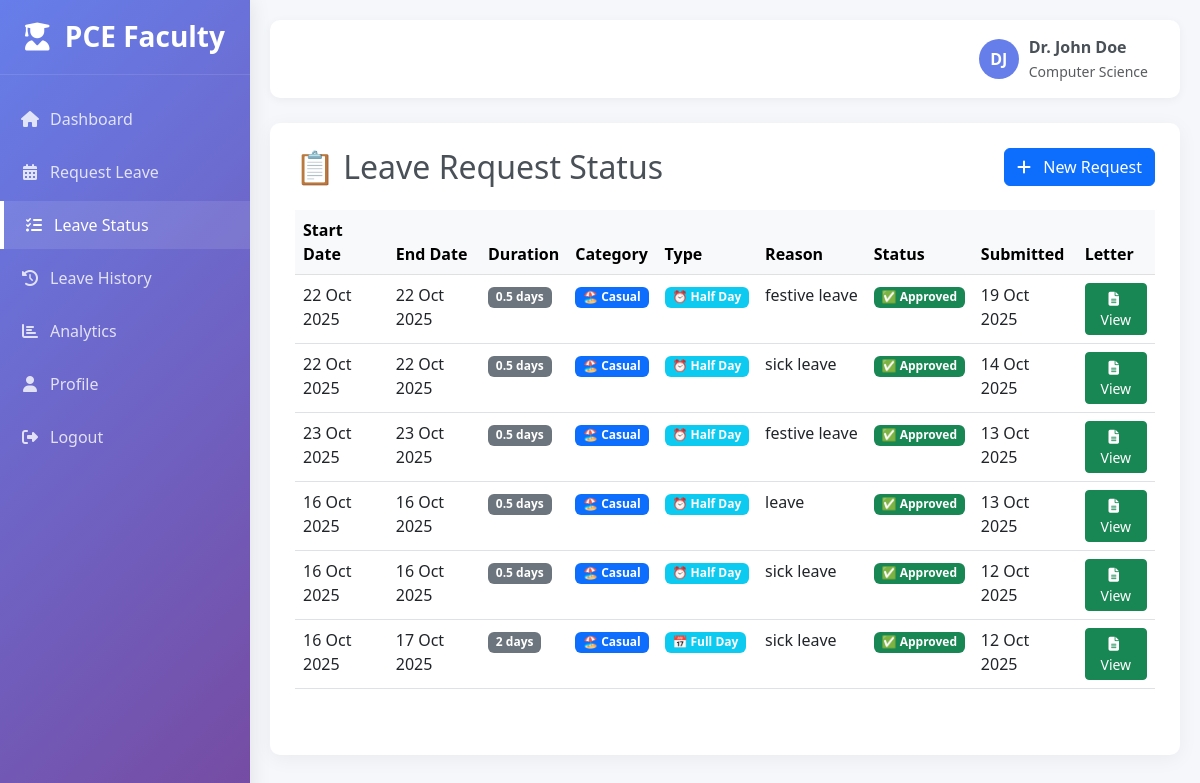
Page /status (signed in) on the committed database.
### main.py (models this page shows, shortened)
class User(UserMixin, db.Model):
    id = db.Column(db.Integer, primary_key=True)
    username = db.Column(db.String(80), unique=True, nullable=False)
    password_hash = db.Column(db.String(255), nullable=False)
    email = db.Column(db.String(120), unique=True, nullable=False)
    full_name = db.Column(db.String(100), nullable=False)
    department = db.Column(db.String(100), nullable=False)
    medical_leave_total = db.Column(db.Integer, default=10)
    medical_leave_used = db.Column(db.Integer, default=0)
    medical_leave_left = db.Column(db.Integer, default=10)
    casual_leave_total = db.Column(db.Integer, default=10)
    casual_leave_used = db.Column(db.Integer, default=0)
    casual_leave_left = db.Column(db.Integer, default=10)
    earned_leave_total = db.Column(db.Integer, default=0)
    earned_leave_used = db.Column(db.Integer, default=0)
    earned_leave_left = db.Column(db.Integer, default=0)
    overwork_hours = db.Column(db.Float, default=0.0)
    pending_overwork_hours = db.Column(db.Float, default=0.0)
    current_year = db.Column(db.Integer, default=lambda: datetime.now().year)
    created_at = db.Column(db.DateTime, default=datetime.utcnow)
    updated_at = db.Column(db.DateTime, default=datetime.utcnow, onupdate=datetime.utcnow)

class LeaveRequest(db.Model):
    id = db.Column(db.Integer, primary_key=True)
    user_id = db.Column(db.Integer, db.ForeignKey('user.id'), nullable=False)
    start_date = db.Column(db.Date, nullable=False)
    end_date = db.Column(db.Date, nullable=False)
    reason = db.Column(db.Text, nullable=False)
    status = db.Column(db.String(20), default='Pending')
    leave_type = db.Column(db.String(20), default='full_day')
    leave_category = db.Column(db.String(20), default='casual')
    created_at = db.Column(db.DateTime, default=datetime.utcnow)
    approved_at = db.Column(db.DateTime, nullable=True)
    letter_path = db.Column(db.String(200), nullable=True)
    admin_comments = db.Column(db.Text, nullable=True)

### main.py (the view)
@app.route('/status')
@login_required
def status():
    requests = LeaveRequest.query.filter_by(user_id=current_user.id).order_by(LeaveRequest.created_at.desc()).all()
    requests_with_duration = []
    for req in requests:
        if hasattr(req, 'leave_type') and req.leave_type == 'half_day':
            duration = ((req.end_date - req.start_date).days + 1) * 0.5
        else:
            duration = (req.end_date - req.start_date).days + 1
        requests_with_duration.append((req, duration))
    return render_template('status.html', requests_with_duration=requests_with_duration)

### main.py (called while the page is built)
@login_manager.user_loader
def load_user(user_id):
    return User.query.get(int(user_id))

### templates/status.html (shortened to what this page needs)
{% extends "base.html" %}
{% block content %}
<div class="row">
    <div class="col-12">
        <div class="dashboard-card">
            <div class="d-flex justify-content-between align-items-center mb-4">
                <h2 class="mb-0">📋 Leave Request Status</h2>
                <a href="{{ url_for('request_leave') }}" class="btn btn-primary">
                    <i class="fas fa-plus me-2"></i> New Request
                </a>
            </div>
            {% if requests_with_duration %}
            <div class="table-responsive">
                <table class="table table-hover">
                    <thead class="table-light">
                        <tr>
                            <th>Start Date</th>
                            <th>End Date</th>
                            <th>Duration</th>
                            <th>Category</th>
                            <th>Type</th>
                            <th>Reason</th>
                            <th>Status</th>
                            <th>Submitted</th>
                            <th>Letter</th>
                        </tr>
                    </thead>
                    <tbody>
                        {% for request, duration in requests_with_duration %}
                        <tr>
                            <td>{{ request.start_date.strftime('%d %b %Y') }}</td>
                            <td>{{ request.end_date.strftime('%d %b %Y') }}</td>
                            <td>
                                <span class="badge bg-secondary">{{ duration }} day{% if duration != 1 %}s{% endif %}</span>
                            </td>
                            <td>
                                <span class="badge
                                    {% if request.leave_category == 'medical' %}bg-danger
                                    {% elif request.leave_category == 'casual' %}bg-primary
                                    {% else %}bg-success{% endif %}">
                                    {% if request.leave_category == 'medical' %}🏥
                                    {% elif request.leave_category == 'casual' %}🏖️
                                    {% else %}💰{% endif %}
                                    {{ request.leave_category.title() }}
                                </span>
                            </td>
                            <td>
                                <span class="badge bg-info text-capitalize">
                                    {% if request.leave_type == 'full_day' %}📅{% else %}⏰{% endif %}
                                    {{ request.leave_type.replace('_', ' ') }}
                                </span>
                            </td>
                            <td class="text-truncate" style="max-width: 200px;" title="{{ request.reason }}">
                                {{ request.reason }}
                            </td>
                            <td>
                                {% if request.status == 'Pending' %}
                                <span class="badge bg-warning">⏳ Pending</span>
                                {% elif request.status == 'Approved' %}
                                <span class="badge bg-success">✅ Approved</span>
                                {% else %}
                                <span class="badge bg-danger">❌ Rejected</span>
                                {% if request.admin_comments %}
                                <br><small class="text-muted" title="{{ request.admin_comments }}">💬 {{ request.admin_comments[:30] }}...</small>
                                {% endif %}
                                {% endif %}
                            </td>
                            <td>{{ request.created_at.strftime('%d %b %Y') }}</td>
                            <td>
                                {% if request.status == 'Approved' %}
                                <a href="{{ url_for('view_letter', request_id=request.id) }}"
                                   class="btn btn-sm btn-success" target="_blank" title="View Complete Leave Letter">
                                    <i class="fas fa-file-alt me-1"></i> View
                                </a>
                                {% else %}
                                <span class="text-muted">-</span>
                                {% endif %}
                            </td>
                        </tr>
                        {% endfor %}
                    </tbody>
                </table>
            </div>
            {% endif %}
        </div>
    </div>
</div>
{% endblock %}

### templates/base.html (shortened to what this page needs)
<!DOCTYPE html>
<html lang="en">
<head>
    <link href="https://cdn.jsdelivr.net/npm/bootstrap@5.3.0/dist/css/bootstrap.min.css" rel="stylesheet">
    <link rel="stylesheet" href="https://cdnjs.cloudflare.com/ajax/libs/font-awesome/6.4.0/css/all.min.css">
</head>
<body>
    {% if current_user.is_authenticated %}
    <div class="sidebar">
        <div class="sidebar-header">
            <h3><i class="fas fa-user-graduate me-2"></i> PCE Faculty</h3>
        </div>
        <div class="sidebar-menu">
            <ul>
                <li>
                    {% if current_user.username == 'admin' %}
                    <a href="{{ url_for('admin_dashboard') }}" class="{% if request.endpoint == 'admin_dashboard' %}active{% endif %}">
                        <i class="fas fa-home"></i> <span>Dashboard</span>
                    </a>
                    {% else %}
                    <a href="{{ url_for('dashboard') }}" class="{% if request.endpoint == 'dashboard' %}active{% endif %}">
                        <i class="fas fa-home"></i> <span>Dashboard</span>
                    </a>
                    {% endif %}
                </li>
                {% if current_user.username == 'admin' %}
                <li><a href="{{ url_for('admin_pending_requests') }}" class="{% if request.endpoint == 'admin_pending_requests' %}active{% endif %}"><i class="fas fa-tasks"></i> <span>Pending Requests</span></a></li>
                <li><a href="{{ url_for('admin_faculty_list') }}" class="{% if request.endpoint == 'admin_faculty_list' %}active{% endif %}"><i class="fas fa-users"></i> <span>Faculty Management</span></a></li>
                {% else %}
                <li><a href="{{ url_for('request_leave') }}" class="{% if request.endpoint == 'request_leave' %}active{% endif %}"><i class="fas fa-calendar-alt"></i> <span>Request Leave</span></a></li>
                <li><a href="{{ url_for('status') }}" class="{% if request.endpoint == 'status' %}active{% endif %}"><i class="fas fa-tasks"></i> <span>Leave Status</span></a></li>
                <li><a href="{{ url_for('history') }}" class="{% if request.endpoint == 'history' %}active{% endif %}"><i class="fas fa-history"></i> <span>Leave History</span></a></li>
                <li><a href="{{ url_for('stats') }}" class="{% if request.endpoint == 'stats' %}active{% endif %}"><i class="fas fa-chart-bar"></i> <span>Analytics</span></a></li>
                {% endif %}
                <li><a href="{{ url_for('profile') }}" class="{% if request.endpoint == 'profile' %}active{% endif %}"><i class="fas fa-user"></i> <span>Profile</span></a></li>
                <li><a href="{{ url_for('logout') }}"><i class="fas fa-sign-out-alt"></i> <span>Logout</span></a></li>
            </ul>
        </div>
    </div>
    {% endif %}
    <div class="{% if current_user.is_authenticated %}main-content{% endif %}">
        {% if current_user.is_authenticated %}
        <nav class="navbar navbar-expand-lg">
            <div class="container-fluid">
                <div class="d-flex align-items-center ms-auto">
                    <div class="user-info">
                        <div class="user-avatar">
                            {{ current_user.full_name[0] }}{{ current_user.full_name.split(' ')[1][0] if current_user.full_name.split(' ')|length > 1 else current_user.full_name[1] }}
                        </div>
                        <div>
                            <div class="fw-bold">{{ current_user.full_name }}</div>
                            <small class="text-muted">{{ current_user.department }}</small>
                        </div>
                    </div>
                </div>
            </div>
        </nav>
        {% endif %}
        {% block content %}{% endblock %}
    </div>
</body>
</html>

### templates/base.html (style rules this page uses)
:root { --primary: #667eea; --primary-dark: #5a6fd8; --secondary: #764ba2; --success: #17c964; --warning: #f5a623; --info: #007bff; --light: #f8f9fa; --dark: #343a40; --gray: #6c757d; --card-shadow: 0 4px 20px 0 rgba(0, 0, 0, 0.05); --sidebar-width: 250px; }
body { font-family: 'Segoe UI', Tahoma, Geneva, Verdana, sans-serif; background-color: #f5f7fb; color: #495057; margin: 0; padding: 0; }
.sidebar { position: fixed; top: 0; left: 0; height: 100vh; width: var(--sidebar-width); background: linear-gradient(135deg, var(--primary) 0%, var(--secondary) 100%); color: white; z-index: 1000; box-shadow: 0 0 20px rgba(0, 0, 0, 0.1); transition: all 0.3s; }
.sidebar-header { padding: 20px; border-bottom: 1px solid rgba(255, 255, 255, 0.1); text-align: center; }
.sidebar-header h3 { margin: 0; font-weight: 600; }
.sidebar-menu { padding: 20px 0; }
.sidebar-menu ul { list-style: none; padding: 0; margin: 0; }
.sidebar-menu li { margin-bottom: 5px; }
.sidebar-menu a { display: flex; align-items: center; padding: 12px 20px; color: rgba(255, 255, 255, 0.8); text-decoration: none; transition: all 0.3s; }
.sidebar-menu a:hover, .sidebar-menu a.active { background: rgba(255, 255, 255, 0.1); color: white; border-left: 4px solid white; }
.sidebar-menu i { margin-right: 10px; width: 20px; text-align: center; }
.main-content { margin-left: var(--sidebar-width); padding: 20px; min-height: 100vh; }
.navbar { background: white; box-shadow: 0 2px 10px rgba(0, 0, 0, 0.05); padding: 15px 20px; margin-bottom: 25px; border-radius: 10px; }
.user-info { display: flex; align-items: center; }
.user-avatar { width: 40px; height: 40px; border-radius: 50%; background: var(--primary); color: white; display: flex; align-items: center; justify-content: center; margin-right: 10px; font-weight: bold; }
.dashboard-card { background: white; border-radius: 10px; box-shadow: var(--card-shadow); padding: 25px; margin-bottom: 25px; transition: transform 0.3s, box-shadow 0.3s; border: none; height: 100%; }

### rows in the picture
User: full_name "D", full_name.split|length "J", full_name "Dr. John Doe", department "Computer Science"
LeaveRequest: start_date "22 Oct 2025", end_date "22 Oct 2025", duration "0.5", leave_category "Casual", leave_type.replace "Half Day", reason "festive leave", status "✅ Approved", created_at "19 Oct 2025"
LeaveRequest: start_date "22 Oct 2025", end_date "22 Oct 2025", duration "0.5", leave_category "Casual", leave_type.replace "Half Day", reason "sick leave", status "✅ Approved", created_at "14 Oct 2025"
LeaveRequest: start_date "23 Oct 2025", end_date "23 Oct 2025", duration "0.5", leave_category "Casual", leave_type.replace "Half Day", reason "festive leave", status "✅ Approved", created_at "13 Oct 2025"
LeaveRequest: start_date "16 Oct 2025", end_date "16 Oct 2025", duration "0.5", leave_category "Casual", leave_type.replace "Half Day", reason "leave", status "✅ Approved", created_at "13 Oct 2025"
LeaveRequest: start_date "16 Oct 2025", end_date "16 Oct 2025", duration "0.5", leave_category "Casual", leave_type.replace "Half Day", reason "sick leave", status "✅ Approved", created_at "12 Oct 2025"
LeaveRequest: start_date "16 Oct 2025", end_date "17 Oct 2025", duration "2", leave_category "Casual", leave_type.replace "Full Day", reason "sick leave", status "✅ Approved", created_at "12 Oct 2025"
